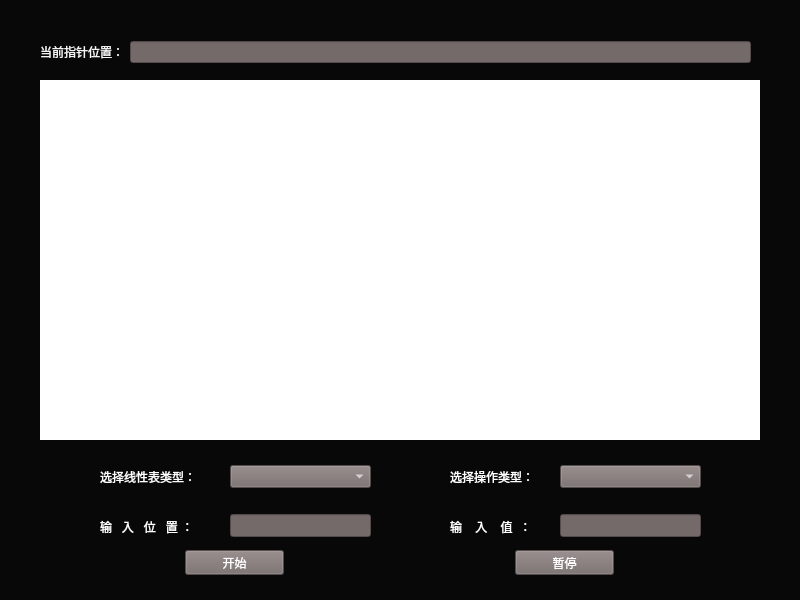
<?xml version="1.0" encoding="UTF-8"?>
<ui version="4.0">
 <class>Widget</class>
 <widget class="QWidget" name="Widget">
  <property name="geometry">
   <rect>
    <x>0</x>
    <y>0</y>
    <width>800</width>
    <height>600</height>
   </rect>
  </property>
  <property name="minimumSize">
   <size>
    <width>800</width>
    <height>600</height>
   </size>
  </property>
  <property name="maximumSize">
   <size>
    <width>800</width>
    <height>600</height>
   </size>
  </property>
  <property name="windowTitle">
   <string>Widget</string>
  </property>
  <property name="styleSheet">
   <string notr="true">background-color:rgb(9,8,8);</string>
  </property>
  <widget class="QWidget" name="PaintWidget" native="true">
   <property name="geometry">
    <rect>
     <x>40</x>
     <y>80</y>
     <width>720</width>
     <height>360</height>
    </rect>
   </property>
   <property name="minimumSize">
    <size>
     <width>720</width>
     <height>360</height>
    </size>
   </property>
   <property name="maximumSize">
    <size>
     <width>720</width>
     <height>360</height>
    </size>
   </property>
   <property name="autoFillBackground">
    <bool>false</bool>
   </property>
   <property name="styleSheet">
    <string notr="true">background-color:rgb(255,255,255);</string>
   </property>
  </widget>
  <widget class="QLabel" name="TypeLabel">
   <property name="geometry">
    <rect>
     <x>100</x>
     <y>467</y>
     <width>121</width>
     <height>19</height>
    </rect>
   </property>
   <property name="styleSheet">
    <string notr="true">background-color:rgb(9,8,8);
color: rgb(255, 255, 255);</string>
   </property>
   <property name="text">
    <string>选择线性表类型：</string>
   </property>
  </widget>
  <widget class="QComboBox" name="TypeComboBox">
   <property name="geometry">
    <rect>
     <x>230</x>
     <y>465</y>
     <width>141</width>
     <height>23</height>
    </rect>
   </property>
   <property name="styleSheet">
    <string notr="true">background-color:rgb(117,106,106);
color: rgb(255, 255, 255);</string>
   </property>
  </widget>
  <widget class="QLabel" name="OPTypeLabel">
   <property name="geometry">
    <rect>
     <x>450</x>
     <y>467</y>
     <width>101</width>
     <height>19</height>
    </rect>
   </property>
   <property name="styleSheet">
    <string notr="true">background-color:rgb(9,8,8);
color: rgb(255, 255, 255);</string>
   </property>
   <property name="text">
    <string>选择操作类型：</string>
   </property>
  </widget>
  <widget class="QComboBox" name="OPTypeComboBox">
   <property name="geometry">
    <rect>
     <x>560</x>
     <y>465</y>
     <width>141</width>
     <height>23</height>
    </rect>
   </property>
   <property name="styleSheet">
    <string notr="true">background-color:rgb(117,106,106);
color: rgb(255, 255, 255);</string>
   </property>
  </widget>
  <widget class="QLabel" name="PositionLabel">
   <property name="geometry">
    <rect>
     <x>100</x>
     <y>517</y>
     <width>121</width>
     <height>19</height>
    </rect>
   </property>
   <property name="styleSheet">
    <string notr="true">background-color:rgb(9,8,8);
color: rgb(255, 255, 255);</string>
   </property>
   <property name="text">
    <string>输   入   位   置 ：</string>
   </property>
  </widget>
  <widget class="QLabel" name="ValueLabel">
   <property name="geometry">
    <rect>
     <x>450</x>
     <y>517</y>
     <width>101</width>
     <height>19</height>
    </rect>
   </property>
   <property name="styleSheet">
    <string notr="true">background-color:rgb(9,8,8);
color: rgb(255, 255, 255);</string>
   </property>
   <property name="text">
    <string>输    入    值  ：</string>
   </property>
  </widget>
  <widget class="QLineEdit" name="PositionLineEdit">
   <property name="geometry">
    <rect>
     <x>230</x>
     <y>514</y>
     <width>141</width>
     <height>23</height>
    </rect>
   </property>
   <property name="styleSheet">
    <string notr="true">background-color:rgb(117,106,106);
color: rgb(255, 255, 255);</string>
   </property>
  </widget>
  <widget class="QLineEdit" name="ValueLineEdit">
   <property name="geometry">
    <rect>
     <x>560</x>
     <y>514</y>
     <width>141</width>
     <height>23</height>
    </rect>
   </property>
   <property name="styleSheet">
    <string notr="true">background-color:rgb(117,106,106);
color: rgb(255, 255, 255);</string>
   </property>
  </widget>
  <widget class="QPushButton" name="StartPushButton">
   <property name="geometry">
    <rect>
     <x>185</x>
     <y>550</y>
     <width>99</width>
     <height>25</height>
    </rect>
   </property>
   <property name="styleSheet">
    <string notr="true">background-color:rgb(117,106,106);
color: rgb(255, 255, 255);</string>
   </property>
   <property name="text">
    <string>开始</string>
   </property>
  </widget>
  <widget class="QPushButton" name="StopPushButton">
   <property name="geometry">
    <rect>
     <x>515</x>
     <y>550</y>
     <width>99</width>
     <height>25</height>
    </rect>
   </property>
   <property name="styleSheet">
    <string notr="true">background-color:rgb(117,106,106);
color: rgb(255, 255, 255);</string>
   </property>
   <property name="text">
    <string>暂停</string>
   </property>
  </widget>
  <widget class="QWidget" name="layoutWidget">
   <property name="geometry">
    <rect>
     <x>40</x>
     <y>38</y>
     <width>711</width>
     <height>29</height>
    </rect>
   </property>
   <layout class="QHBoxLayout" name="CPPHorizontalLayout">
    <item>
     <widget class="QLabel" name="CPPLabel">
      <property name="styleSheet">
       <string notr="true">background-color:rgb(9,8,8);
color: rgb(255, 255, 255);</string>
      </property>
      <property name="text">
       <string>&lt;html&gt;&lt;head/&gt;&lt;body&gt;&lt;p&gt;&lt;span style=&quot; color:#f5f5f5;&quot;&gt;当前指针位置：&lt;/span&gt;&lt;/p&gt;&lt;/body&gt;&lt;/html&gt;</string>
      </property>
     </widget>
    </item>
    <item>
     <widget class="QLineEdit" name="CPPLineEdit">
      <property name="styleSheet">
       <string notr="true">background-color:rgb(117,106,106);
color: rgb(255, 255, 255);</string>
      </property>
     </widget>
    </item>
   </layout>
  </widget>
 </widget>
 <resources/>
 <connections/>
</ui>
